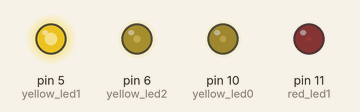
Recording of a sketch running on a simulated Arduino Uno, built with avr-gcc and run on an emulated ATmega328P. Parts: output pins drawn as LEDs (lit = HIGH). Random numbers use the default seed unless the sketch sets one.

Above: at 0.36 s.
At 3.63 s:
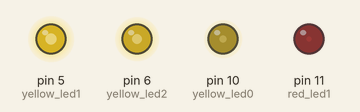
At 9.53 s:
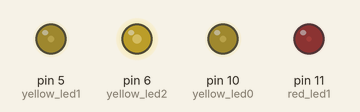
At 17.66 s:
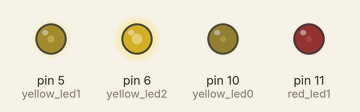
At 24.81 s:
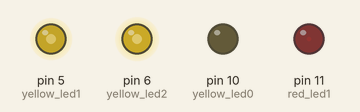
At 29.27 s:
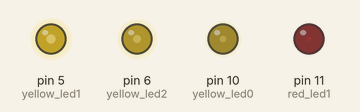
Timing chart, 0 to 40.0 s (numbered marks = the images above):
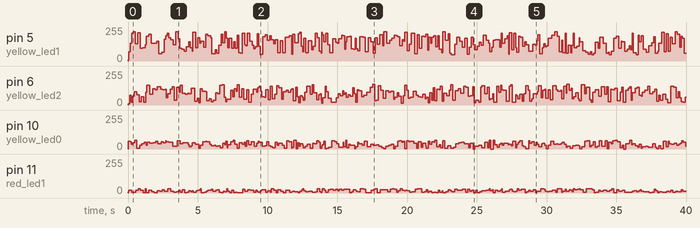

Measured:
- by itself, pin 6 (yellow_led2): 10/255 → 72/255 at 0.13 s, → 21/255 0.09 s later, → 66/255 0.11 s later, → 100/255 0.10 s later, … (276 changes in this stretch)

The sketch:

fire_simulation.ino
```cpp
int yellow_led0 = 10;
int red_led1 = 11;
int yellow_led1 = 5;
int yellow_led2 = 6;

int startVal = 10;

void setup() {
  // put your setup code here, to run once:
  pinMode(yellow_led0, OUTPUT);
  pinMode(red_led1, OUTPUT);
  pinMode(yellow_led1, OUTPUT);
  pinMode(yellow_led2, OUTPUT);

  analogWrite(yellow_led0, startVal);
  analogWrite(red_led1, startVal);
  analogWrite(yellow_led1, startVal);
  analogWrite(yellow_led2, startVal);
}

void loop() {
  // put your main code here, to run repeatedly:
  analogWrite(yellow_led0, random(0, 67));
  delay(random(0, 100));
  analogWrite(yellow_led1, random(45, 220));
  delay(random(0, 50));
  analogWrite(red_led1, random(1, 34));
  delay(random(0, 100));
  analogWrite(yellow_led2, random(15, 156));
  delay(random(0, 50));
}
```
